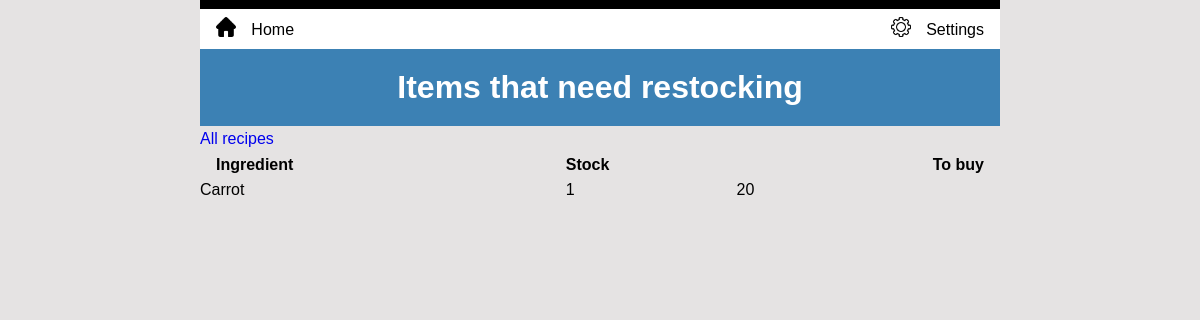
Before: /stock/shoppinglist/ (signed in) with the older database file.
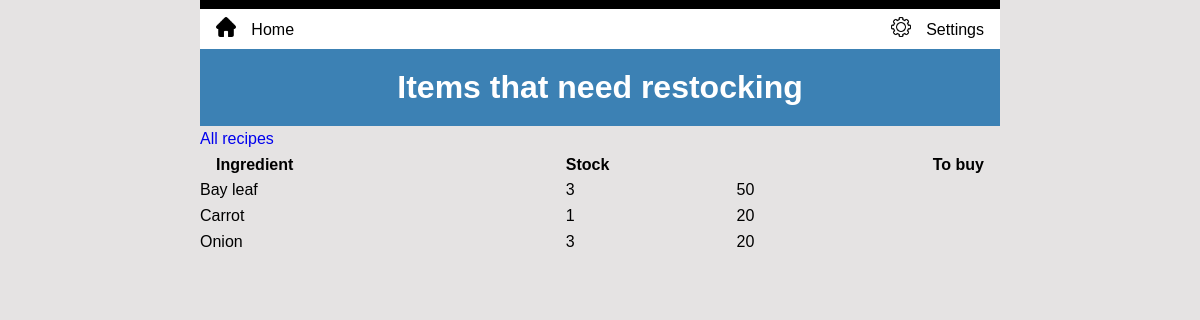
After: the same page with the newer database file.
### inventory/models.py (models this page shows, shortened)
class Ingredient(models.Model):
    class Meta:
        ordering = ['name']
    name = models.CharField(unique=True, max_length=200)
    quantity = models.PositiveIntegerField(blank=True, null=True)
    unit = models.CharField(max_length=10)
    unit_price = models.DecimalField(
        blank=True, null=True, max_digits=6, decimal_places=3
    )
    kanban = models.BooleanField(default=False)
    threshold = models.IntegerField(blank=True, null=True)
    re_order = models.IntegerField(blank=True, null=True)
    def buy(self):
        if self.kanban and self.quantity < self.threshold:
            return self.re_order
        else:
            return 0

### inventory/views.py (the view)
# urls.py: path('stock/shoppinglist/', views.ShoppingList.as_view(), name='shopping_list'),
class ShoppingList(LoginRequiredMixin, ListView):
    model = Ingredient
    template_name = "inventory/shopping_list.html"
    def get_queryset(self):
        ingredients = Ingredient.objects.all()
        shopping_list = [obj for obj in ingredients if obj.buy()]
        return shopping_list

### inventory/templates/inventory/shopping_list.html (shortened to what this page needs)
{% extends 'base.html' %}
{% load static %}
{% block content %}
  <h1>Items that need restocking</h1>
  <a href="{% url 'update_menu_display' %}">All recipes</a>
  <table>
    <thead>
      <tr>
        <th>Ingredient</th>
        <th>Stock</th>
        <th>To buy</th>
      </tr>
    </thead>
    <tbody>
      {% for item in object_list %}
        <tr>
          <td>{{ item.name }}</td>
          <td>{{ item.quantity }}</td>
          <td>{{ item.re_order }}</td>
      {% endfor %}
    </tbody>
  </table>
{% endblock %}

Changed rows visible on the page:
now on this page (row edited): Ingredient: name "Bay leaf", quantity "3", re_order "50"
now on this page (row edited): Ingredient: name "Onion", quantity "3", re_order "20"
